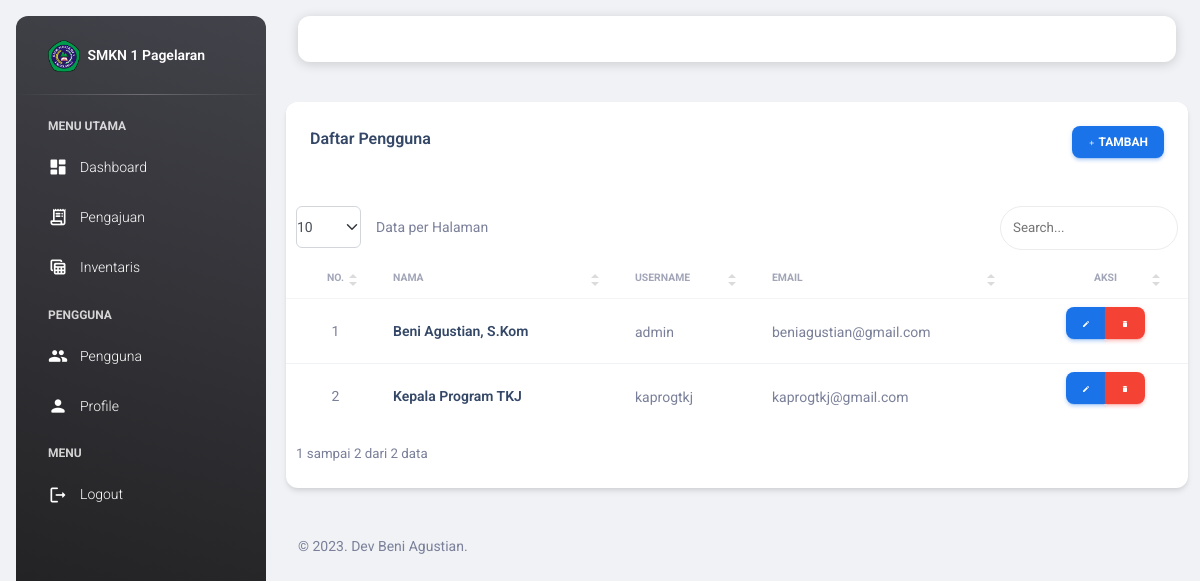
/view_user/users.php (signed in), run on the app's committed database.
### tables this page shows
CREATE TABLE `users` (
  `id_user` int(11) NOT NULL,
  `nama` varchar(255) NOT NULL,
  `username` varchar(255) NOT NULL,
  `email` varchar(255) NOT NULL,
  `password` varchar(255) NOT NULL,
  `image` varchar(255) NOT NULL,
  `role_id` int(11) NOT NULL,
  `date_created` date NOT NULL,
  `is_active` int(11) NOT NULL
);

### functions.php (called while the page is built, shortened)
<?php
$conn = mysqli_connect("localhost", "root", "", "db_siib");
function query($query)
{
    global $conn;
    $result = mysqli_query($conn, $query);
    $rows = [];
    while ($row = mysqli_fetch_assoc($result)) {
        $rows[] = $row;
    }
    return $rows;
}

### view_user/users.php (the view, shortened to what this page needs)
<?php
include "../templates/header.php";
$users = query(
    "SELECT * FROM users
    INNER JOIN users_role ON users.role_id = users_role.id_role"
);
?>
<div class="row mb-4">
    <div class="col-12 col-md-12">
        <div class="card">
            <div class="card-header pb-0">
                <div class="row">
                    <div class="col-lg-6 col-7">
                        <h6>Daftar Pengguna</h6>
                    </div>
                    <div class="col-lg-6 col-5 my-auto text-end">
                        <a href="user_add.php" class="btn btn-sm btn-info text-white"><i
                                class="material-icons opacity-10">add</i> Tambah</a>
                    </div>
                </div>
            </div>
            <div class="card-body px-0 pb-2">
                <div class="table-responsive">
                    <table class="table align-items-center mb-0" id="data-table">
                        <thead>
                            <tr>
                                <th
                                    class="text-uppercase text-secondary text-xxs font-weight-bolder opacity-7 text-center">
                                    No.</th>
                                <th class="text-uppercase text-secondary text-xxs font-weight-bolder opacity-7 ps-2">
                                    Nama</th>
                                <th class="text-uppercase text-secondary text-xxs font-weight-bolder opacity-7 ps-2">
                                    Username</th>
                                <th class="text-uppercase text-secondary text-xxs font-weight-bolder opacity-7 ps-2">
                                    Email
                                </th>
                                <th
                                    class="text-center text-uppercase text-secondary text-xxs font-weight-bolder opacity-7">
                                    Aksi</th>
                            </tr>
                        </thead>
                        <tbody>
                            <?php $i = 1; ?>
                            <?php foreach ($users as $u): ?>
                                <tr>
                                    <td class="text-center text-sm">
                                        <span class="mb-0 text-sm">
                                            <?= $i; ?>
                                        </span>
                                    </td>
                                    <td>
                                        <h6 class="mb-0 text-sm">
                                            <?= $u["nama"]; ?>
                                        </h6>
                                    </td>
                                    <td>
                                        <span class="mb-0 text-sm">
                                            <?= $u["username"]; ?>
                                        </span>
                                    </td>
                                    <td>
                                        <span class="mb-0 text-sm">
                                            <?= $u["email"]; ?>
                                        </span>
                                    </td>
                                    <td class="align-middle text-center">
                                        <div class="btn-group btn-group-toggle" data-toggle="buttons">
                                            <a href="user_edit.php?id_user=<?= $u["id_user"] ?>"
                                                class="btn btn-sm btn-info text-white"><i
                                                    class="material-icons opacity-10">edit</i></a>
                                            <a href="user_delete.php?id_user=<?= $u["id_user"] ?>"
                                                class="btn btn-sm btn-danger text-white"
                                                onclick="return confirm('Yakin ingin menghapus <?= $u['nama']; ?>?');"><i
                                                    class="material-icons opacity-10">delete</i></a>
                                        </div>
                                    </td>
                                </tr>
                                <?php $i++; ?>
                            <?php endforeach; ?>
                        </tbody>
                    </table>
                </div>
            </div>
        </div>
    </div>
</div>
<?php
include "../templates/footer.php";
?>

### data on the page
users: nama "Beni Agustian, S.Kom", username "admin", email "beniagustian@gmail.com"
users: nama "Kepala Program TKJ", username "kaprogtkj", email "kaprogtkj@gmail.com"
